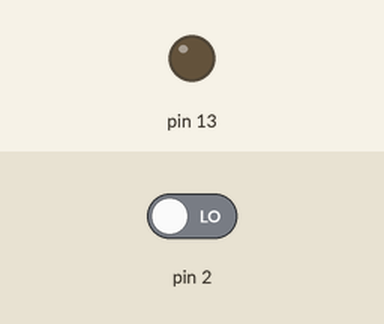
This sketch was run on a simulated Arduino Uno, built with avr-gcc and run on an emulated ATmega328P. Parts: output pins drawn as LEDs (lit = HIGH). The inputs (shaded band) are chosen by the test bench; at power-on: pin 2 LOW.

Above: at 1.2 s.
1.3 s: pin 2 driven HIGH
At 1.7 s:
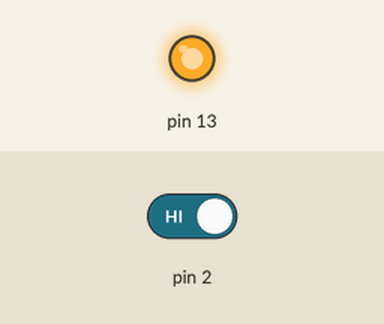
2.8 s: pin 2 driven LOW
At 4.0 s:
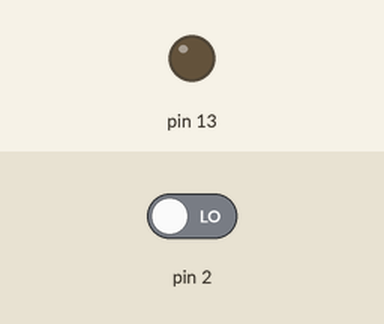
Timing chart, 0 to 5.8 s (numbered marks = the images above; inputs shaded):
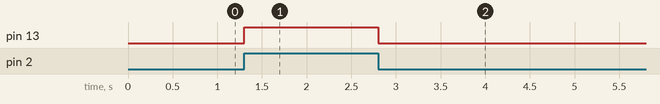

Measured:
- after the input at 1.3 s, pin 13: LOW → HIGH at once
- after the input at 2.8 s, pin 13: HIGH → LOW at once

The sketch:

Motion_Detection_using_LED.ino
```cpp
void setup() {
  pinMode(2,INPUT);
  pinMode(13,OUTPUT);
}

void loop() {
  int state=digitalRead(2);
  if(state==1)
  digitalWrite(13,HIGH);
  else
  digitalWrite(13,LOW);
}
```
